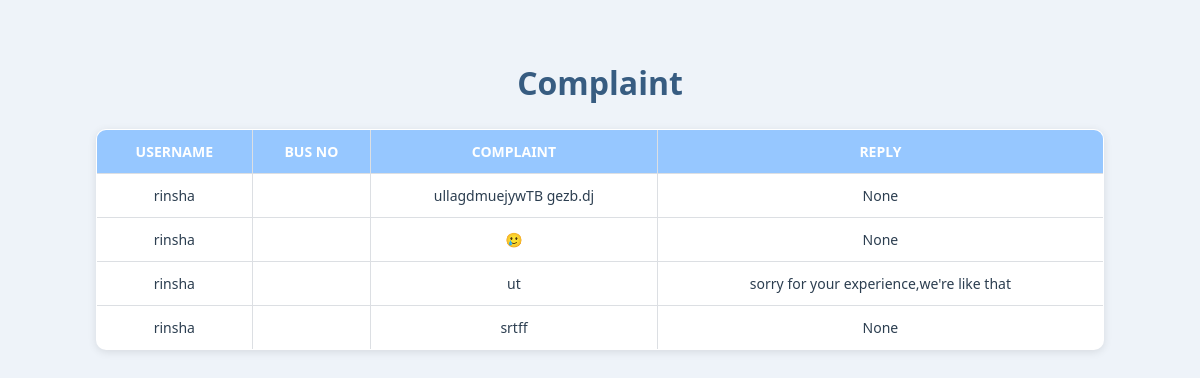
The page /ViewComplaint on the database its author committed.
### BuzbeeApp/models.py (models this page shows, shortened)
class ComplaintTable(models.Model):
    USER = models.ForeignKey(PassangerTable, on_delete=models.CASCADE,blank=True,null=True)
    BUS = models.ForeignKey(BusTable, on_delete=models.CASCADE,blank=True,null=True)
    Complaint = models.CharField(max_length=100,blank=True,null=True)
    Reply = models.CharField(max_length=100,blank=True,null=True)
    Date = models.DateField(auto_now_add=True)

class PassangerTable(models.Model):
    GENDER_CHOICES = [
        ('M', 'Male'),
        ('F', 'Female'),
        ('O', 'Other'),
    ]
    Name = models.CharField(max_length=30, blank=True, null=True)
    Email = models.EmailField(max_length=100, blank=True, null=True)
    Age = models.IntegerField(blank=True, null=True)
    Contact_NO = models.BigIntegerField(blank=True, null=True)
    Gender = models.CharField(max_length=1, choices=GENDER_CHOICES, blank=True, null=True)
    Address = models.CharField(max_length=100, blank=True, null=True)
    LOGIN = models.ForeignKey(LoginTable, on_delete=models.CASCADE, null=True, blank=True)

### BuzbeeApp/views.py (the view)
# urls.py: path('ViewComplaint',ViewComplaint.as_view(),name="ViewComplaint"),
class ViewComplaint(View):
    def get(self,request):
        obj=ComplaintTable.objects.all()
        return render(request,"administration/viewcomplaint.html",{'val': obj})

### templates/administration/viewcomplaint.html (shortened to what this page needs)
<!DOCTYPE html>
<html lang="en">
<head>
</head>
<body>
    <h1>Complaint</h1>
    <table border="1">
        <tr>
            <th>USERNAME</th>
            <th>BUS NO</th>
            <th>COMPLAINT</th>
            <th>REPLY</th>
        </tr>
         {% for i in val %}
        <tr>
             <td>{{i.USER.Name}}</td>
             <td>{{i.BUS.Bus_NO}}</td>
             <td>{{i.Complaint}}</td>
            {% if i.Reply == "pending" %}
             <form method="post" action="/ComplaintReply/{{ i.id }}">
                {% csrf_token %}
             <td align="center" colspan="2">
                <textarea name="reply"></textarea>
                <input type="submit" value="send">
            </td>
             </form>
            {% else %}
             <td>{{i.Reply}}</td>
            {% endif %}
        </tr>
         {% endfor %}
    </table>
</body>
</html>

### templates/administration/viewcomplaint.html (style rules this page uses)
body { font-family: "Segoe UI", Arial, sans-serif; background: #eef3f9; margin: 0; padding: 40px; color: #333; }
h1 { text-align: center; color: #375c81; margin-bottom: 25px; }
table { width: 90%; background: #fff; margin: auto; border-collapse: collapse; border-radius: 10px; overflow: hidden; box-shadow: 0 2px 8px rgba(0,0,0,0.1); border: 1px solid #dcdfe3; }
th, td { padding: 12px 10px; font-size: 14px; color: #2c3e50; border: 1px solid #dcdfe3; text-align: center; vertical-align: middle; }
th { background: #96c7ff; color: #fff; font-weight: 600; text-align: center; }

### rows shown on the page
ComplaintTable: USER.Name "rinsha", Complaint "ullagdmuejywTB gezb.dj", Reply "None"
ComplaintTable: USER.Name "rinsha", Complaint "🥲", Reply "None"
ComplaintTable: USER.Name "rinsha", Complaint "ut", Reply "sorry for your experience,we're like that"
ComplaintTable: USER.Name "rinsha", Complaint "srtff", Reply "None"
